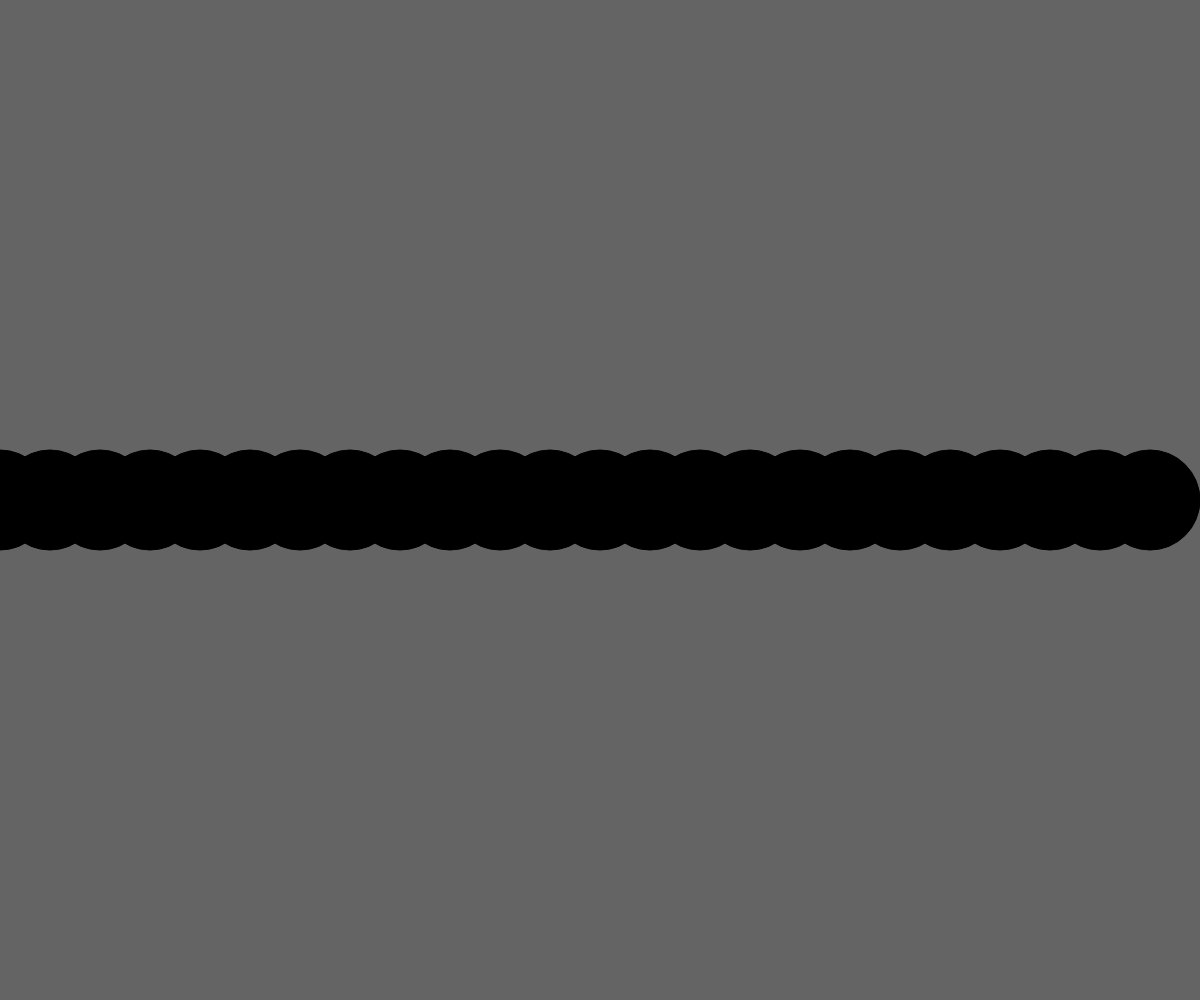
Frame 1 (no input)
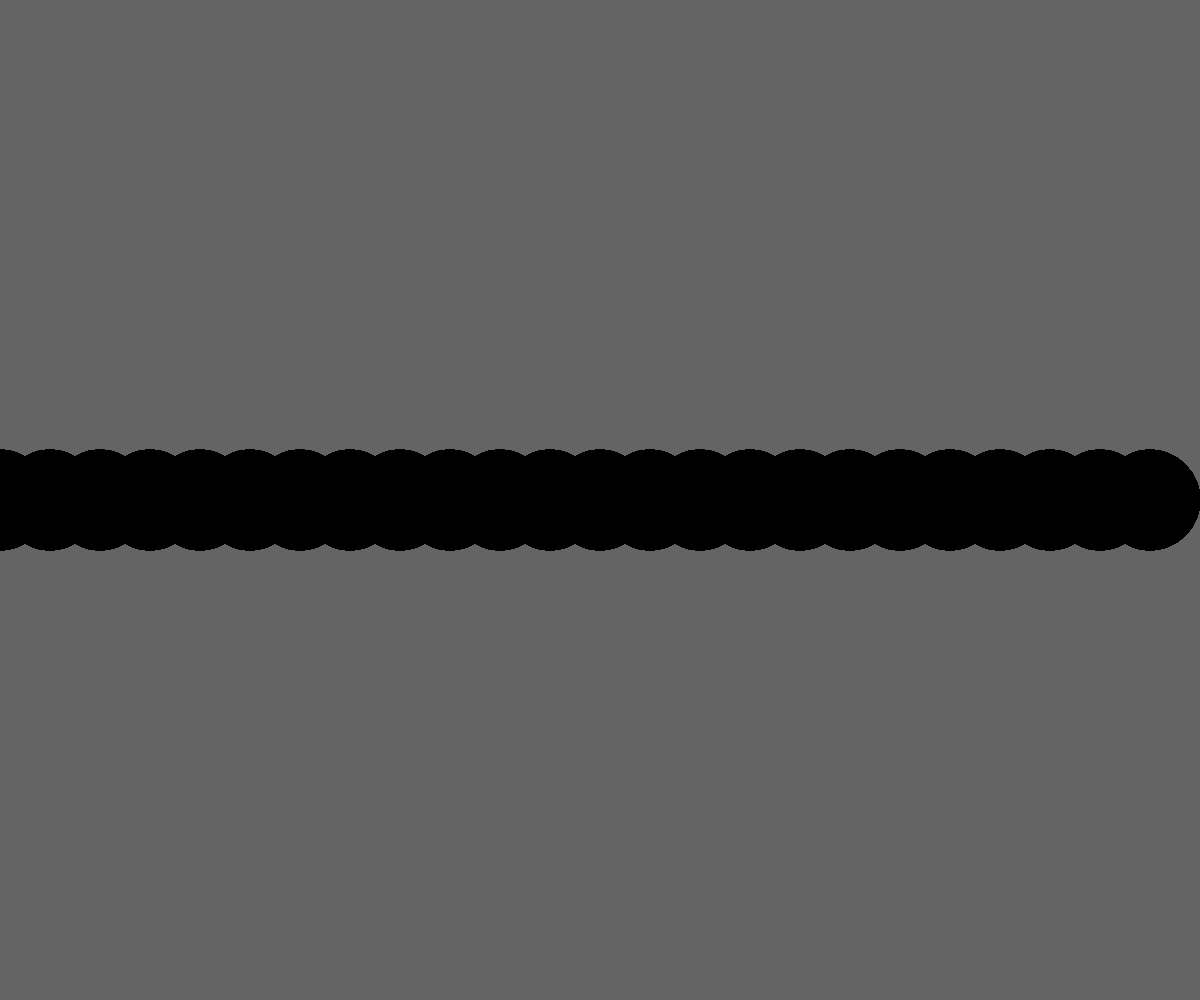
Frame 60 (no input)
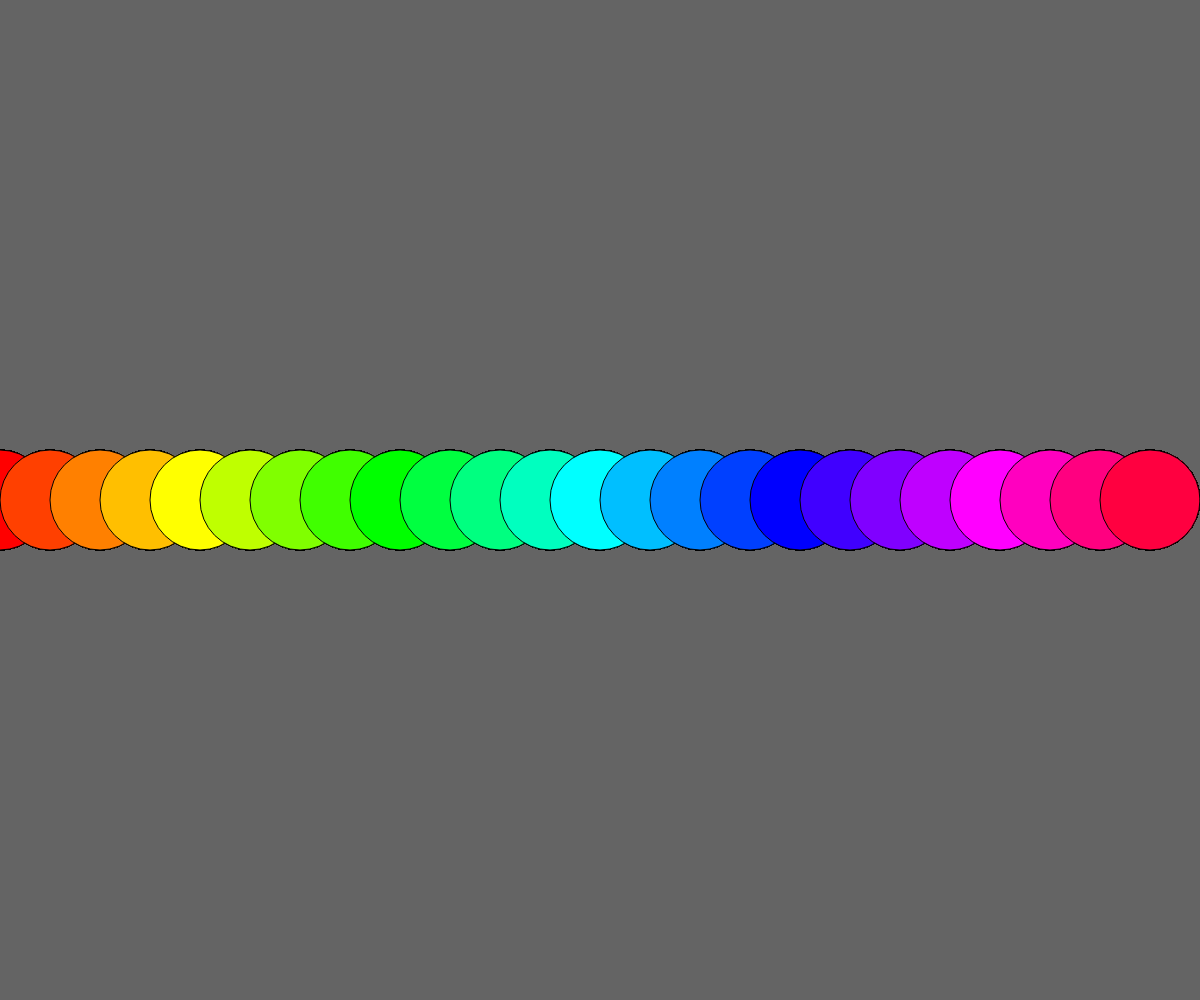
Frame 120 (the mouse pressed at the canvas centre since frame 60)

The p5.js sketch that drew these frames (run headless with seeded random() and noise() and a simulated clock; from frame 60 on, the mouse is pressed at the canvas centre):

// p5.js sketch
// ── sketch.js
function setup() {
	createCanvas(windowWidth, windowHeight);
	background(100);
}

function draw() {
	
	colorMode(HSB) //色相:0-360，飽和度0-100，亮度 0-100
	for(var i =0;i<width;i+=50){
		var h = map(i,0,width,0,360)
		fill(h,mouseY/5,mouseX/5)
		ellipse(i,height/2,100)
		
	}
}
